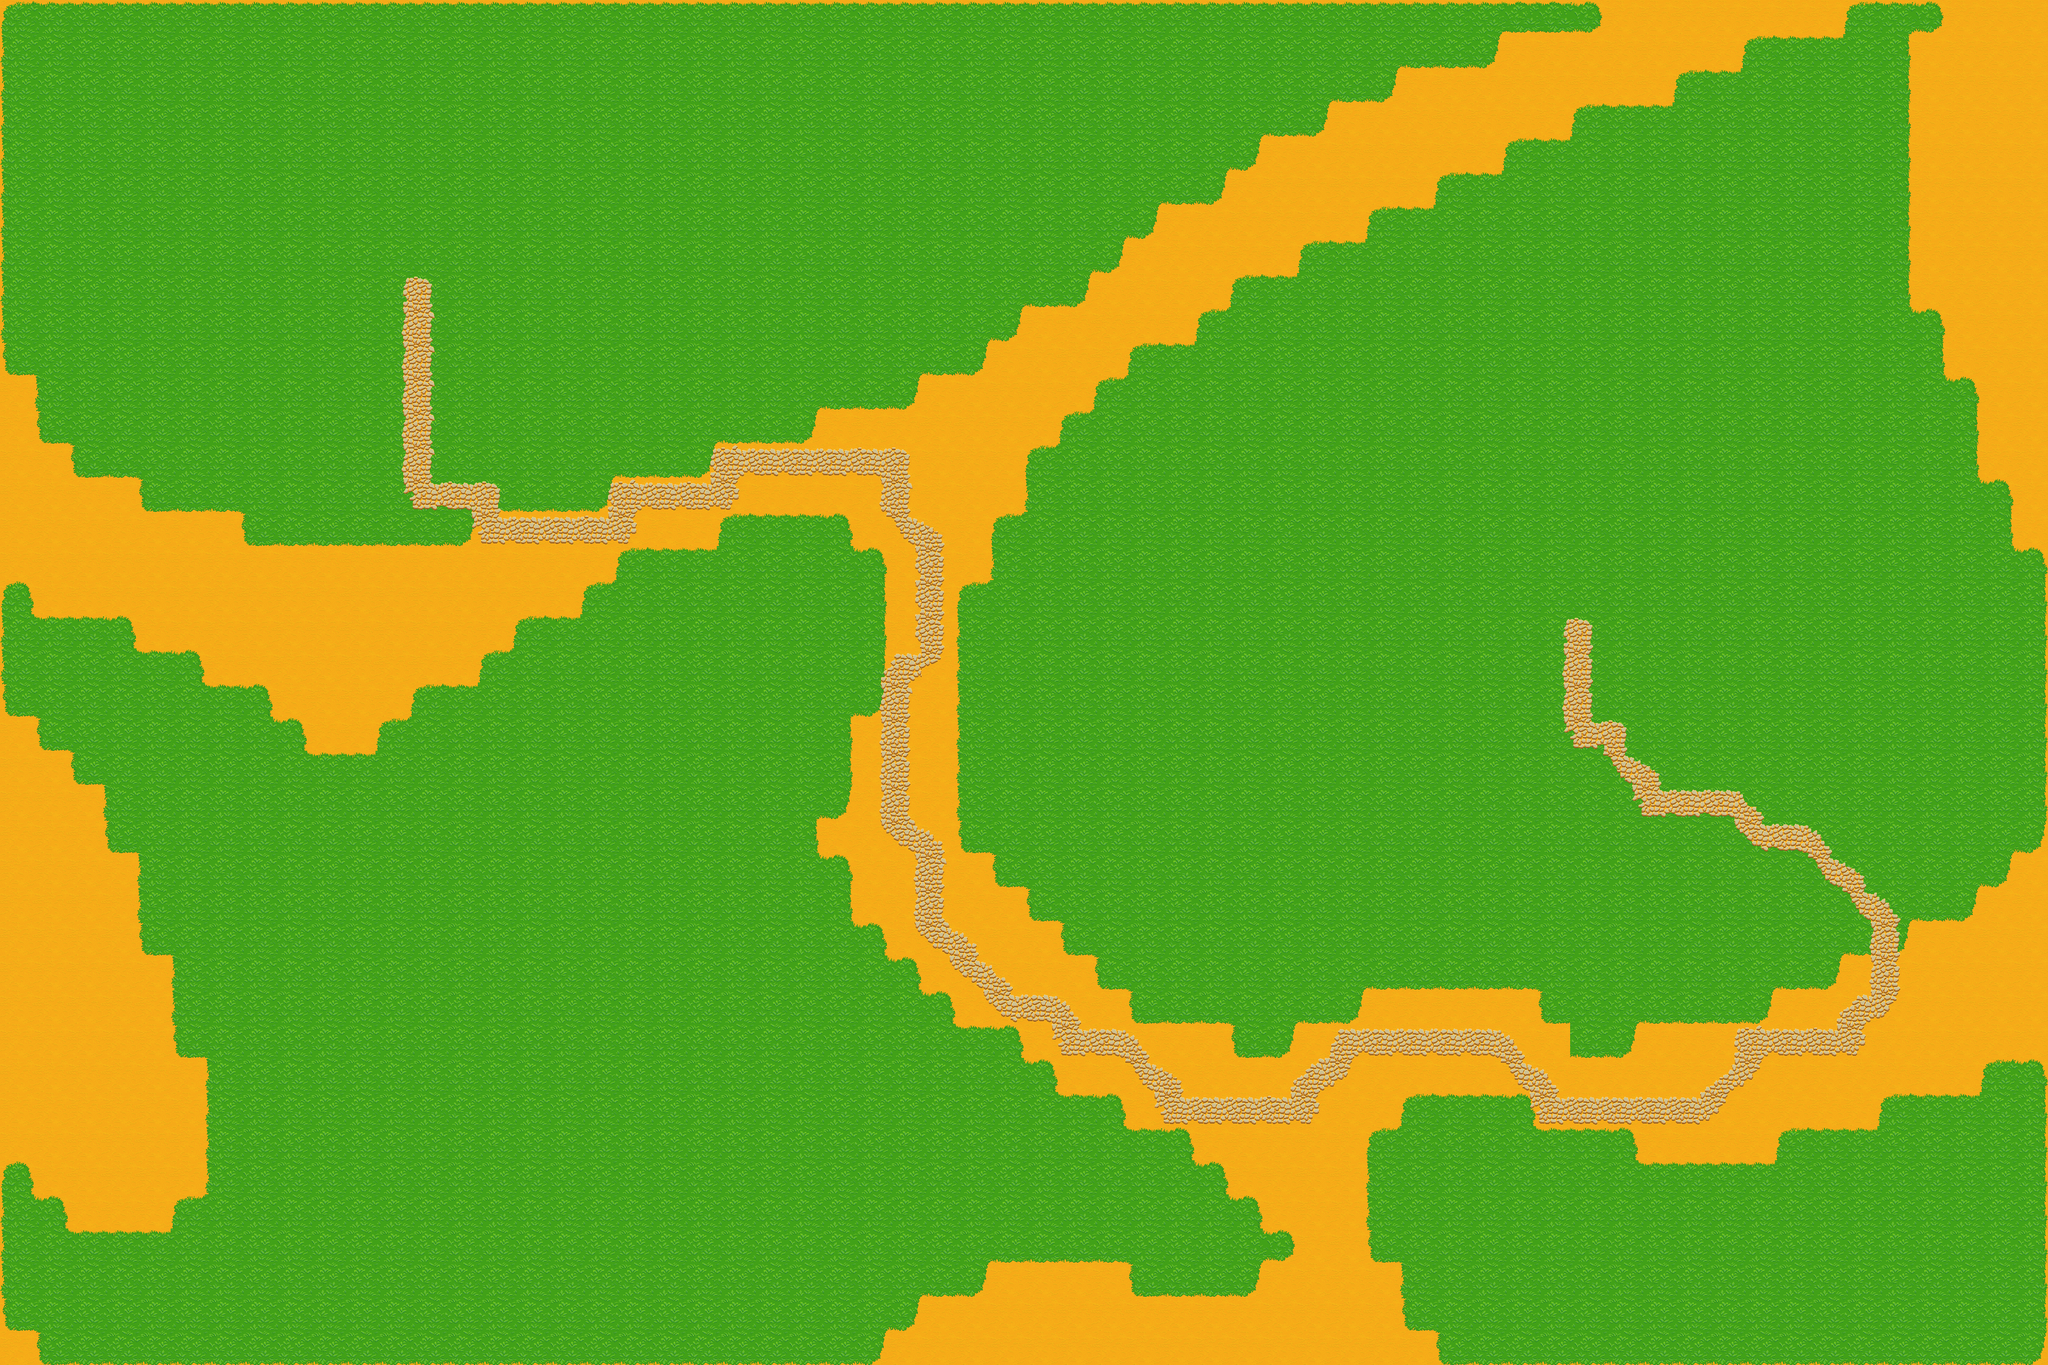

This is a level from a 2D game, rendered from its Tiled map with the project's own tilesets. A one-line summary and the map file follow, with tile-layer data summarised:
An orthogonal 60x40 tile map with 64x64 px tiles, 2 tile layers (Ground, Pathway), 4 tilesets and 1589 objects (1528x Foliage, 35x Fences, 15x Furniture, 7x FloorFurniture, 2x BuildingFloorPlan, ...).

<map version="1.10" tiledversion="1.10.1" orientation="orthogonal" renderorder="right-down" width="60" height="40" tilewidth="64" tileheight="64" infinite="0" nextlayerid="12" nextobjectid="1653">
 <tileset firstgid="1" source="FarmingTileset.tsx" />
 <tileset firstgid="309" source="Buildings.tsx" />
 <tileset firstgid="339" source="Foliage.tsx" />
 <tileset firstgid="347" source="Roofs.tsx" />
 <layer id="1" name="Ground" width="60" height="40">
  <data>[2400 cells, 2400 non-empty, 13 distinct tile ids]</data>
 </layer>
 <layer id="6" name="Pathway" width="60" height="40">
  <data>[2400 cells, 161 non-empty, 62 distinct tile ids]</data>
 </layer>
 <objectgroup id="8" name="Building_Floors" class="Floor_Group">
  <object id="1" name="House" type="BuildingFloorPlan" gid="338" x="2648" y="1264" width="969" height="595" />
  <object id="2" name="Shop" type="BuildingFloorPlan" gid="326" x="-78" y="628" width="1280" height="720" />
 </objectgroup>
 <objectgroup id="9" name="Building_FloorObjects" class="FloorFurnitureGroup">
  <object id="3" name="Carpets" type="FloorFurniture" gid="318" x="734.5" y="444.5" width="97" height="66" />
  <object id="4" name="Fireplace" type="FloorFurniture" gid="324" x="798" y="256" width="54" height="103" />
  <object id="5" name="BookShelves" type="FloorFurniture" gid="317" x="665.5" y="244" width="116" height="89" />
  <object id="6" name="Carpets" type="FloorFurniture" gid="319" x="675.5" y="313" width="97" height="66" />
  <object id="7" name="Carpets" type="FloorFurniture" gid="319" x="2909" y="1119.5" width="97" height="66" />
  <object id="8" name="NoticeBoards" type="FloorFurniture" gid="336" x="2923.67" y="839.667" width="86" height="54" />
  <object id="1648" name="NoticeBoards" type="FloorFurniture" gid="336" x="3045" y="839.667" width="86" height="54" />
 </objectgroup>
 <objectgroup id="7" name="Foliage" class="FoliageGroup">
  <!-- 1580 objects omitted --></objectgroup>
 <objectgroup id="10" name="Building_furniture" class="BuildingFurnitureGroup">
  <!-- 52 objects omitted --></objectgroup>
 <objectgroup id="11" name="BuildingRoof" class="RoofGroup" visible="0">
  <!-- 2 objects omitted --></objectgroup>
</map>
<!-- 1580 of 1589 objects omitted -->